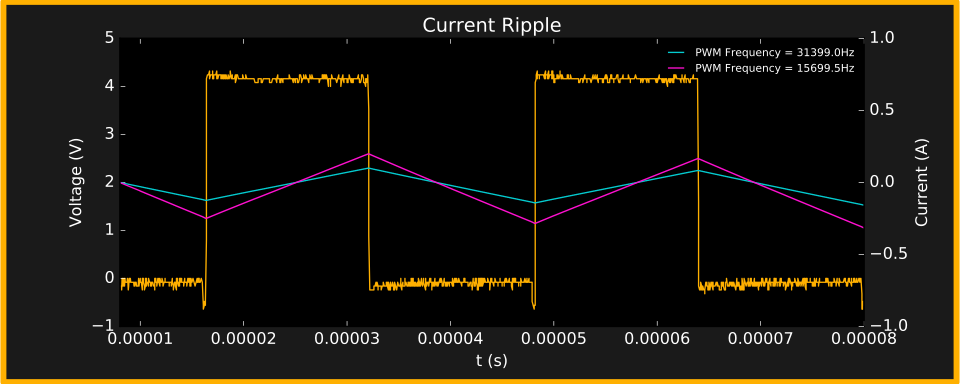

Write the Python code that produced this figure.
import numpy as np
import matplotlib.pyplot as plt
from scipy.optimize import curve_fit
plt.ion()
dutycycle = 128./256
v1 = np.loadtxt('WaveData698.csv')[200:2000,:]
measuredI = 0.025
stalledI = 0.25
Vemf = 3.63
Hz = 31399.
Hz2 = Hz/2
dutycycle = 127./256
Vemf = Vemf*dutycycle
veff=v1[:,1]*(v1[:,1].max()-Vemf)/v1[:,1].max()
veff = veff - np.percentile(veff,90)/2
veff = veff
mean = np.percentile(v1[:,1],90)/2

R=10
L1 = 8.5E-6
L2 = 8.5E-6

I = np.cumsum(((veff)/L1)*np.gradient(v1[:,0]))/R
I2 = np.cumsum(((veff)/L2)*np.gradient(v1[:,0]*Hz/Hz2))/R

###############   Plot the data  ########################

fig, ax1 = plt.subplots(figsize=(10, 4))

plt.title('Current Ripple',color = (1,1,1))
ax1.plot(v1[:,0], v1[:,1], c=(255./255.,176./255.,0/255.), label = 'Scope Signal')
ax1.set_ylabel('Voltage (V)')
ax1.set_xlabel('t (s)')
ax1.xaxis.label.set_color('white')
ax1.tick_params(axis='x', colors='white')
ax1.yaxis.label.set_color('white')
ax1.tick_params(axis='y', colors='white')
ax1.set_axis_bgcolor((0,0,0))

ax2 = ax1.twinx()
ax2.plot(v1[:,0], I, c=(4./255.,204./255.,208/255.), label = 'PWM Frequency = '+str(Hz)+'Hz')
ax2.plot(v1[:,0], I2, c=(255./255.,16./255.,208/255.), label = 'PWM Frequency = '+str(Hz2)+'Hz')
ax2.set_ylabel('Current (A)')
ax2.legend(loc = 'best',prop={ 'size': 8})
ax2.yaxis.label.set_color('white')
ax2.tick_params(axis='y', colors='white')

plt.subplots_adjust(bottom=0.15)

plt.axis('tight')
plt.ylim([-1,1])
fig.set_facecolor((0.1, 0.1, 0.1))

plt.show()
plt.savefig('CurrentRipple.svg')

